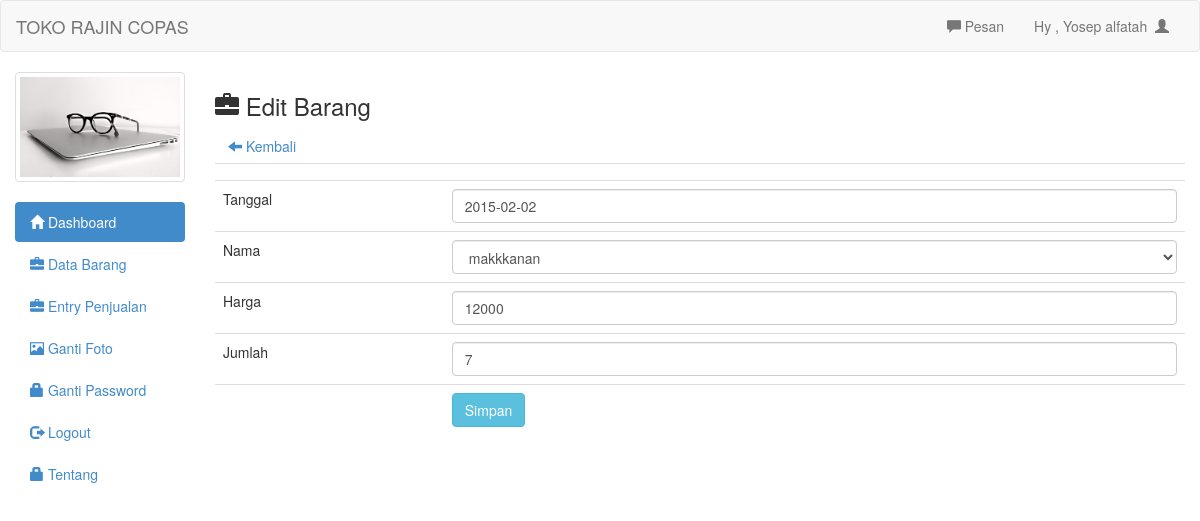
Screenshot of /admin/edit_laku.php?id=47 (signed in) with the database file from the repository.
### tables this page shows
CREATE TABLE `barang_laku` (
  `id` int(11) NOT NULL,
  `tanggal` date NOT NULL,
  `nama` text NOT NULL,
  `jumlah` int(11) NOT NULL,
  `harga` int(11) NOT NULL,
  `total_harga` int(20) NOT NULL,
  `laba` int(11) NOT NULL
);

CREATE TABLE `barang` (
  `id` int(11) NOT NULL,
  `nama` text NOT NULL,
  `jenis` text NOT NULL,
  `suplier` text NOT NULL,
  `modal` int(11) NOT NULL,
  `harga` int(11) NOT NULL,
  `jumlah` int(11) NOT NULL,
  `sisa` int(11) NOT NULL
);

### admin/edit_laku.php (the view, shortened to what this page needs)
<?php
include 'header.php';
?>
<h3><span class="glyphicon glyphicon-briefcase"></span>  Edit Barang</h3>
<a class="btn" href="barang_laku.php"><span class="glyphicon glyphicon-arrow-left"></span>  Kembali</a>
<?php
$id_brg=mysqli_real_escape_string($GLOBALS["___mysqli_ston"], $_GET['id']);
$det=mysqli_query($conn, "select * from barang_laku where id='$id_brg'")or die(mysqli_error($conn));
while($d=mysqli_fetch_array($det)){
	?>
	<form action="update_laku.php" method="post">
		<table class="table">
			<tr>
				<td></td>
				<td><input type="hidden" name="id" value="<?php echo $d['id'] ?>"></td>
			</tr>
			<tr>
				<td>Tanggal</td>
				<td><input name="tgl" type="text" class="form-control" id="tgl" autocomplete="off" value="<?php echo $d['tanggal'] ?>"></td>
			</tr>
			<tr>
				<td>Nama</td>
				<td>
					<select class="form-control" name="nama">
						<?php
						$brg=mysqli_query($conn, "select * from barang");
						while($b=mysqli_fetch_array($brg)){
							?>
							<option <?php if($d['nama']==$b['nama']){echo "selected"; } ?> value="<?php echo $b['nama']; ?>"><?php echo $b['nama'] ?></option>
							<?php
						}
						?>
					</select>
				</td>
			</tr>
			<tr>
				<td>Harga</td>
				<td><input type="text" class="form-control" name="harga" value="<?php echo $d['harga'] ?>"></td>
			</tr>
			<tr>
				<td>Jumlah</td>
				<td><input type="text" class="form-control" name="jumlah" value="<?php echo $d['jumlah'] ?>"></td>
			</tr>
			<tr>
				<td></td>
				<td><input type="submit" class="btn btn-info" value="Simpan"></td>
			</tr>
		</table>
	</form>
	<?php
}
?>
<?php
include 'footer.php';
?>

### rows the page displays
barang_laku: tgl "2015-02-02", nama "makkkanan", harga "12000", jumlah "7"

### other values shown
$_SESSION['uname'] "Yosep alfatah"
